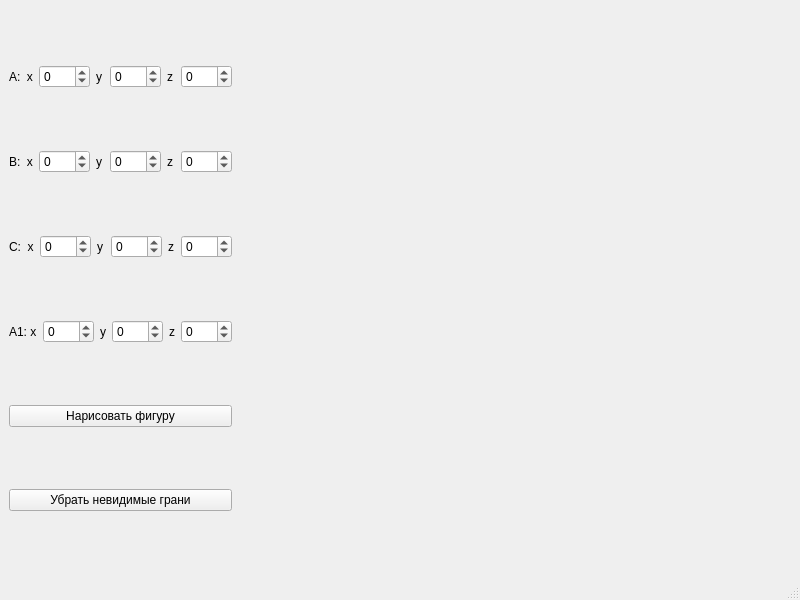
<?xml version="1.0" encoding="UTF-8"?>
<ui version="4.0">
 <class>MainWindow</class>
 <widget class="QMainWindow" name="MainWindow">
  <property name="geometry">
   <rect>
    <x>0</x>
    <y>0</y>
    <width>800</width>
    <height>600</height>
   </rect>
  </property>
  <property name="windowTitle">
   <string>MainWindow</string>
  </property>
  <widget class="QWidget" name="centralwidget">
   <layout class="QHBoxLayout" name="horizontalLayout_6">
    <item>
     <layout class="QVBoxLayout" name="verticalLayout">
      <item>
       <layout class="QHBoxLayout" name="horizontalLayout">
        <item>
         <widget class="QLabel" name="a_x_lbl">
          <property name="text">
           <string>A:  x</string>
          </property>
         </widget>
        </item>
        <item>
         <widget class="QSpinBox" name="a_x_sb">
          <property name="minimum">
           <number>-100</number>
          </property>
          <property name="maximum">
           <number>100</number>
          </property>
         </widget>
        </item>
        <item>
         <widget class="QLabel" name="a_y_lbl">
          <property name="text">
           <string>y</string>
          </property>
         </widget>
        </item>
        <item>
         <widget class="QSpinBox" name="a_y_sb">
          <property name="minimum">
           <number>-100</number>
          </property>
          <property name="maximum">
           <number>100</number>
          </property>
         </widget>
        </item>
        <item>
         <widget class="QLabel" name="a_z_lbl">
          <property name="text">
           <string>z</string>
          </property>
         </widget>
        </item>
        <item>
         <widget class="QSpinBox" name="a_z_sb">
          <property name="minimum">
           <number>-100</number>
          </property>
          <property name="maximum">
           <number>100</number>
          </property>
         </widget>
        </item>
       </layout>
      </item>
      <item>
       <layout class="QHBoxLayout" name="horizontalLayout_2">
        <item>
         <widget class="QLabel" name="b_x_lbl">
          <property name="text">
           <string>B:  x</string>
          </property>
         </widget>
        </item>
        <item>
         <widget class="QSpinBox" name="b_x_sb">
          <property name="minimum">
           <number>-100</number>
          </property>
          <property name="maximum">
           <number>100</number>
          </property>
         </widget>
        </item>
        <item>
         <widget class="QLabel" name="b_y_lbl">
          <property name="text">
           <string>y</string>
          </property>
         </widget>
        </item>
        <item>
         <widget class="QSpinBox" name="b_y_sb">
          <property name="minimum">
           <number>-100</number>
          </property>
          <property name="maximum">
           <number>100</number>
          </property>
          <property name="value">
           <number>0</number>
          </property>
         </widget>
        </item>
        <item>
         <widget class="QLabel" name="b_z_lbl">
          <property name="text">
           <string>z</string>
          </property>
         </widget>
        </item>
        <item>
         <widget class="QSpinBox" name="b_z_sb">
          <property name="minimum">
           <number>-100</number>
          </property>
          <property name="maximum">
           <number>100</number>
          </property>
         </widget>
        </item>
       </layout>
      </item>
      <item>
       <layout class="QHBoxLayout" name="horizontalLayout_3">
        <item>
         <widget class="QLabel" name="c_x_lbl">
          <property name="text">
           <string>C:  x</string>
          </property>
         </widget>
        </item>
        <item>
         <widget class="QSpinBox" name="c_x_sb">
          <property name="minimum">
           <number>-100</number>
          </property>
          <property name="maximum">
           <number>100</number>
          </property>
         </widget>
        </item>
        <item>
         <widget class="QLabel" name="c_y_lbl">
          <property name="text">
           <string>y</string>
          </property>
         </widget>
        </item>
        <item>
         <widget class="QSpinBox" name="c_y_sb">
          <property name="minimum">
           <number>-100</number>
          </property>
          <property name="maximum">
           <number>100</number>
          </property>
         </widget>
        </item>
        <item>
         <widget class="QLabel" name="c_z_lbl">
          <property name="text">
           <string>z</string>
          </property>
         </widget>
        </item>
        <item>
         <widget class="QSpinBox" name="c_z_sb">
          <property name="minimum">
           <number>-100</number>
          </property>
          <property name="maximum">
           <number>100</number>
          </property>
         </widget>
        </item>
       </layout>
      </item>
      <item>
       <layout class="QHBoxLayout" name="horizontalLayout_4">
        <item>
         <widget class="QLabel" name="a1_x_lbl">
          <property name="text">
           <string>A1: x</string>
          </property>
         </widget>
        </item>
        <item>
         <widget class="QSpinBox" name="a1_x_sb">
          <property name="minimum">
           <number>-100</number>
          </property>
          <property name="maximum">
           <number>100</number>
          </property>
         </widget>
        </item>
        <item>
         <widget class="QLabel" name="a1_y_lbl">
          <property name="text">
           <string>y</string>
          </property>
         </widget>
        </item>
        <item>
         <widget class="QSpinBox" name="a1_y_sb">
          <property name="minimum">
           <number>-100</number>
          </property>
          <property name="maximum">
           <number>100</number>
          </property>
          <property name="value">
           <number>0</number>
          </property>
         </widget>
        </item>
        <item>
         <widget class="QLabel" name="a1_z_lbl">
          <property name="text">
           <string>z</string>
          </property>
         </widget>
        </item>
        <item>
         <widget class="QSpinBox" name="a1_z_sb">
          <property name="minimum">
           <number>-100</number>
          </property>
          <property name="maximum">
           <number>100</number>
          </property>
         </widget>
        </item>
       </layout>
      </item>
      <item>
       <widget class="QPushButton" name="draw_button">
        <property name="text">
         <string>Нарисовать фигуру</string>
        </property>
       </widget>
      </item>
      <item>
       <widget class="QPushButton" name="del_invis_button">
        <property name="text">
         <string>Убрать невидимые грани</string>
        </property>
       </widget>
      </item>
     </layout>
    </item>
    <item>
     <widget class="QWidget" name="plot_widget" native="true">
      <property name="sizePolicy">
       <sizepolicy hsizetype="Expanding" vsizetype="Expanding">
        <horstretch>0</horstretch>
        <verstretch>0</verstretch>
       </sizepolicy>
      </property>
     </widget>
    </item>
   </layout>
  </widget>
  <widget class="QMenuBar" name="menubar">
   <property name="geometry">
    <rect>
     <x>0</x>
     <y>0</y>
     <width>800</width>
     <height>21</height>
    </rect>
   </property>
  </widget>
  <widget class="QStatusBar" name="statusbar"/>
 </widget>
 <resources/>
 <connections/>
</ui>
